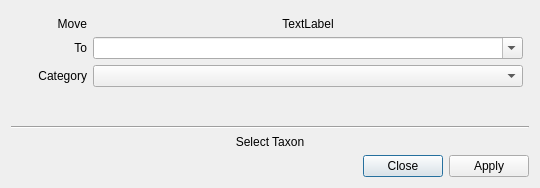
<?xml version="1.0" encoding="UTF-8"?>
<ui version="4.0">
 <class>EditTaxa</class>
 <widget class="QDialog" name="EditTaxa">
  <property name="windowModality">
   <enum>Qt::ApplicationModal</enum>
  </property>
  <property name="geometry">
   <rect>
    <x>0</x>
    <y>0</y>
    <width>540</width>
    <height>188</height>
   </rect>
  </property>
  <property name="sizePolicy">
   <sizepolicy hsizetype="Preferred" vsizetype="Minimum">
    <horstretch>0</horstretch>
    <verstretch>0</verstretch>
   </sizepolicy>
  </property>
  <property name="windowTitle">
   <string>Reference</string>
  </property>
  <layout class="QGridLayout" name="gridLayout">
   <item row="5" column="0">
    <widget class="Line" name="line">
     <property name="orientation">
      <enum>Qt::Horizontal</enum>
     </property>
    </widget>
   </item>
   <item row="7" column="0">
    <widget class="QDialogButtonBox" name="buttonBox">
     <property name="orientation">
      <enum>Qt::Horizontal</enum>
     </property>
     <property name="standardButtons">
      <set>QDialogButtonBox::Apply|QDialogButtonBox::Close</set>
     </property>
    </widget>
   </item>
   <item row="1" column="0">
    <layout class="QGridLayout" name="gridLayout_2">
     <property name="leftMargin">
      <number>6</number>
     </property>
     <property name="topMargin">
      <number>6</number>
     </property>
     <property name="rightMargin">
      <number>6</number>
     </property>
     <property name="bottomMargin">
      <number>6</number>
     </property>
     <item row="1" column="0">
      <widget class="QLabel" name="toLabel">
       <property name="sizePolicy">
        <sizepolicy hsizetype="Fixed" vsizetype="Preferred">
         <horstretch>0</horstretch>
         <verstretch>0</verstretch>
        </sizepolicy>
       </property>
       <property name="minimumSize">
        <size>
         <width>70</width>
         <height>0</height>
        </size>
       </property>
       <property name="text">
        <string>To</string>
       </property>
       <property name="alignment">
        <set>Qt::AlignRight|Qt::AlignTrailing|Qt::AlignVCenter</set>
       </property>
      </widget>
     </item>
     <item row="2" column="0">
      <widget class="QLabel" name="categoryLabel">
       <property name="sizePolicy">
        <sizepolicy hsizetype="Fixed" vsizetype="Preferred">
         <horstretch>0</horstretch>
         <verstretch>0</verstretch>
        </sizepolicy>
       </property>
       <property name="minimumSize">
        <size>
         <width>70</width>
         <height>0</height>
        </size>
       </property>
       <property name="text">
        <string>Category</string>
       </property>
       <property name="alignment">
        <set>Qt::AlignRight|Qt::AlignTrailing|Qt::AlignVCenter</set>
       </property>
      </widget>
     </item>
     <item row="0" column="0">
      <widget class="QLabel" name="taxaLabel">
       <property name="sizePolicy">
        <sizepolicy hsizetype="Fixed" vsizetype="Preferred">
         <horstretch>0</horstretch>
         <verstretch>0</verstretch>
        </sizepolicy>
       </property>
       <property name="minimumSize">
        <size>
         <width>70</width>
         <height>0</height>
        </size>
       </property>
       <property name="styleSheet">
        <string notr="true"/>
       </property>
       <property name="text">
        <string>Move</string>
       </property>
       <property name="alignment">
        <set>Qt::AlignRight|Qt::AlignTrailing|Qt::AlignVCenter</set>
       </property>
      </widget>
     </item>
     <item row="0" column="1">
      <widget class="QLabel" name="taxaLineEdit">
       <property name="sizePolicy">
        <sizepolicy hsizetype="Preferred" vsizetype="Fixed">
         <horstretch>0</horstretch>
         <verstretch>0</verstretch>
        </sizepolicy>
       </property>
       <property name="minimumSize">
        <size>
         <width>0</width>
         <height>0</height>
        </size>
       </property>
       <property name="maximumSize">
        <size>
         <width>16777215</width>
         <height>16777215</height>
        </size>
       </property>
       <property name="styleSheet">
        <string notr="true"/>
       </property>
       <property name="text">
        <string>TextLabel</string>
       </property>
       <property name="alignment">
        <set>Qt::AlignCenter</set>
       </property>
      </widget>
     </item>
     <item row="1" column="1">
      <widget class="QComboBox" name="comboBox_taxa">
       <property name="editable">
        <bool>true</bool>
       </property>
      </widget>
     </item>
     <item row="2" column="1">
      <widget class="QComboBox" name="comboBox_category">
       <property name="editable">
        <bool>false</bool>
       </property>
      </widget>
     </item>
    </layout>
   </item>
   <item row="6" column="0">
    <widget class="QLabel" name="label_result">
     <property name="text">
      <string>Select Taxon</string>
     </property>
     <property name="alignment">
      <set>Qt::AlignCenter</set>
     </property>
    </widget>
   </item>
   <item row="2" column="0">
    <spacer name="verticalSpacer">
     <property name="orientation">
      <enum>Qt::Vertical</enum>
     </property>
     <property name="sizeHint" stdset="0">
      <size>
       <width>20</width>
       <height>40</height>
      </size>
     </property>
    </spacer>
   </item>
  </layout>
 </widget>
 <tabstops>
  <tabstop>comboBox_taxa</tabstop>
  <tabstop>comboBox_category</tabstop>
 </tabstops>
 <resources/>
 <connections/>
</ui>
